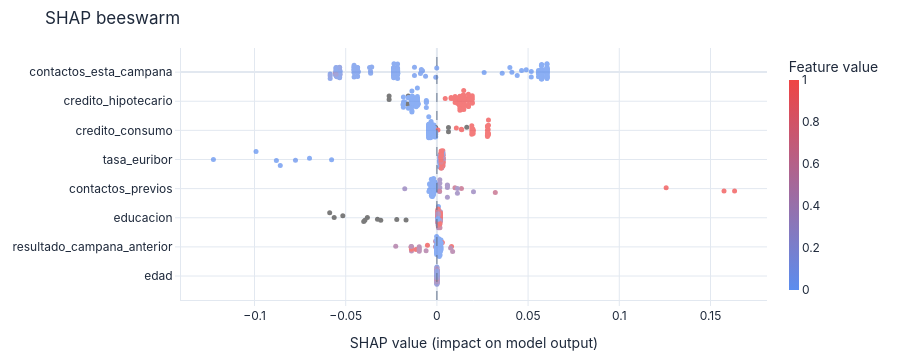

The notebook cell this image was saved under:
### Markdown cell above
# 5. Abrir la caja: ¿por qué decide lo que decide?

El modelo rinde — pero ¿lanzarías una campaña sobre miles de clientes sin saber **por qué** eligió
a quién llamar? Abrimos la caja en dos niveles: **global** (qué pesa en general) y **local** (por
qué **este** contacto).

## SHAP global: qué mueve las predicciones

Cada punto es un contacto; el color, el valor de su variable; la posición horizontal, su **empuje**
sobre la predicción (izquierda = menos probable que contrate, derecha = más probable).

### Code cell
exp.plot_model(modelo_base, plot='shap_beeswarm')

### Figure 1 — Plotly figure (JSON) as saved in the notebook; plotly's stock layout.template omitted (floating-point values rounded to 4 significant figures; data arrays with more than 128 entries replaced by an {"elided": "..."} marker saying what was removed)
{"data": [{"hovertemplate": "contactos_esta_campana<br>SHAP: %{x:.3f}<extra></extra>", "marker": {"color": {"elided": "200 float values"}, "colorbar": {"outlinewidth": 0, "thickness": 10, "title": {"text": "Feature value"}}, "colorscale": [[0, "#5B8DEF"], [1, "#EF4444"]], "showscale": true, "size": 5}, "mode": "markers", "opacity": 0.7, "showlegend": false, "type": "scatter", "x": {"elided": "200 float values"}, "y": {"elided": "200 float values"}}, {"hovertemplate": "credito_hipotecario<br>SHAP: %{x:.3f}<extra></extra>", "marker": {"color": {"elided": "200 float values"}, "colorscale": [[0, "#5B8DEF"], [1, "#EF4444"]], "showscale": false, "size": 5}, "mode": "markers", "opacity": 0.7, "showlegend": false, "type": "scatter", "x": {"elided": "200 float values"}, "y": {"elided": "200 float values"}}, {"hovertemplate": "credito_consumo<br>SHAP: %{x:.3f}<extra></extra>", "marker": {"color": {"elided": "200 float values"}, "colorscale": [[0, "#5B8DEF"], [1, "#EF4444"]], "showscale": false, "size": 5}, "mode": "markers", "opacity": 0.7, "showlegend": false, "type": "scatter", "x": {"elided": "200 float values"}, "y": {"elided": "200 float values"}}, {"hovertemplate": "tasa_euribor<br>SHAP: %{x:.3f}<extra></extra>", "marker": {"color": {"elided": "200 float values"}, "colorscale": [[0, "#5B8DEF"], [1, "#EF4444"]], "showscale": false, "size": 5}, "mode": "markers", "opacity": 0.7, "showlegend": false, "type": "scatter", "x": {"elided": "200 float values"}, "y": {"elided": "200 float values"}}, {"hovertemplate": "contactos_previos<br>SHAP: %{x:.3f}<extra></extra>", "marker": {"color": {"elided": "200 float values"}, "colorscale": [[0, "#5B8DEF"], [1, "#EF4444"]], "showscale": false, "size": 5}, "mode": "markers", "opacity": 0.7, "showlegend": false, "type": "scatter", "x": {"elided": "200 float values"}, "y": {"elided": "200 float values"}}, {"hovertemplate": "educacion<br>SHAP: %{x:.3f}<extra></extra>", "marker": {"color": {"elided": "200 float values"}, "colorscale": [[0, "#5B8DEF"], [1, "#EF4444"]], "showscale": false, "size": 5}, "mode": "markers", "opacity": 0.7, "showlegend": false, "type": "scatter", "x": {"elided": "200 float values"}, "y": {"elided": "200 float values"}}, {"hovertemplate": "resultado_campana_anterior<br>SHAP: %{x:.3f}<extra></extra>", "marker": {"color": {"elided": "200 float values"}, "colorscale": [[0, "#5B8DEF"], [1, "#EF4444"]], "showscale": false, "size": 5}, "mode": "markers", "opacity": 0.7, "showlegend": false, "type": "scatter", "x": {"elided": "200 float values"}, "y": {"elided": "200 float values"}}, {"hovertemplate": "edad<br>SHAP: %{x:.3f}<extra></extra>", "marker": {"color": {"elided": "200 float values"}, "colorscale": [[0, "#5B8DEF"], [1, "#EF4444"]], "showscale": false, "size": 5}, "mode": "markers", "opacity": 0.7, "showlegend": false, "type": "scatter", "x": {"elided": "200 float values"}, "y": {"elided": "200 float values"}}], "layout": {"font": {"color": "#1E293B", "family": "Inter, system-ui, sans-serif", "size": 12}, "height": 360, "hoverlabel": {"bgcolor": "white", "bordercolor": "#E2E8F0", "font": {"family": "Inter, system-ui, sans-serif", "size": 12}}, "legend": {"bgcolor": "rgba(0,0,0,0)", "borderwidth": 0, "orientation": "h", "x": 0, "y": -0.18}, "margin": {"b": 48, "l": 56, "r": 24, "t": 48}, "paper_bgcolor": "rgba(0,0,0,0)", "plot_bgcolor": "rgba(0,0,0,0)", "shapes": [{"line": {"color": "#64748B", "dash": "dash", "width": 1}, "type": "line", "x0": 0, "x1": 0, "xref": "x", "y0": 0, "y1": 1, "yref": "y domain"}], "showlegend": false, "title": {"text": "SHAP beeswarm"}, "xaxis": {"automargin": true, "gridcolor": "#E2E8F0", "linecolor": "#E2E8F0", "tickcolor": "#E2E8F0", "ticks": "outside", "title": {"text": "SHAP value (impact on model output)"}, "zerolinecolor": "#E2E8F0"}, "yaxis": {"automargin": true, "autorange": "reversed", "gridcolor": "#E2E8F0", "linecolor": "#E2E8F0", "tickcolor": "#E2E8F0", "tickmode": "array", "ticks": "outside", "ticktext": ["contactos_esta_campana", "credito_hipotecario", "credito_consumo", "tasa_euribor", "contactos_previos", "educacion", "resultado_campana_anterior", "edad"], "tickvals": [0, 1, 2, 3, 4, 5, 6, 7], "title": {}, "zerolinecolor": "#E2E8F0"}}}
